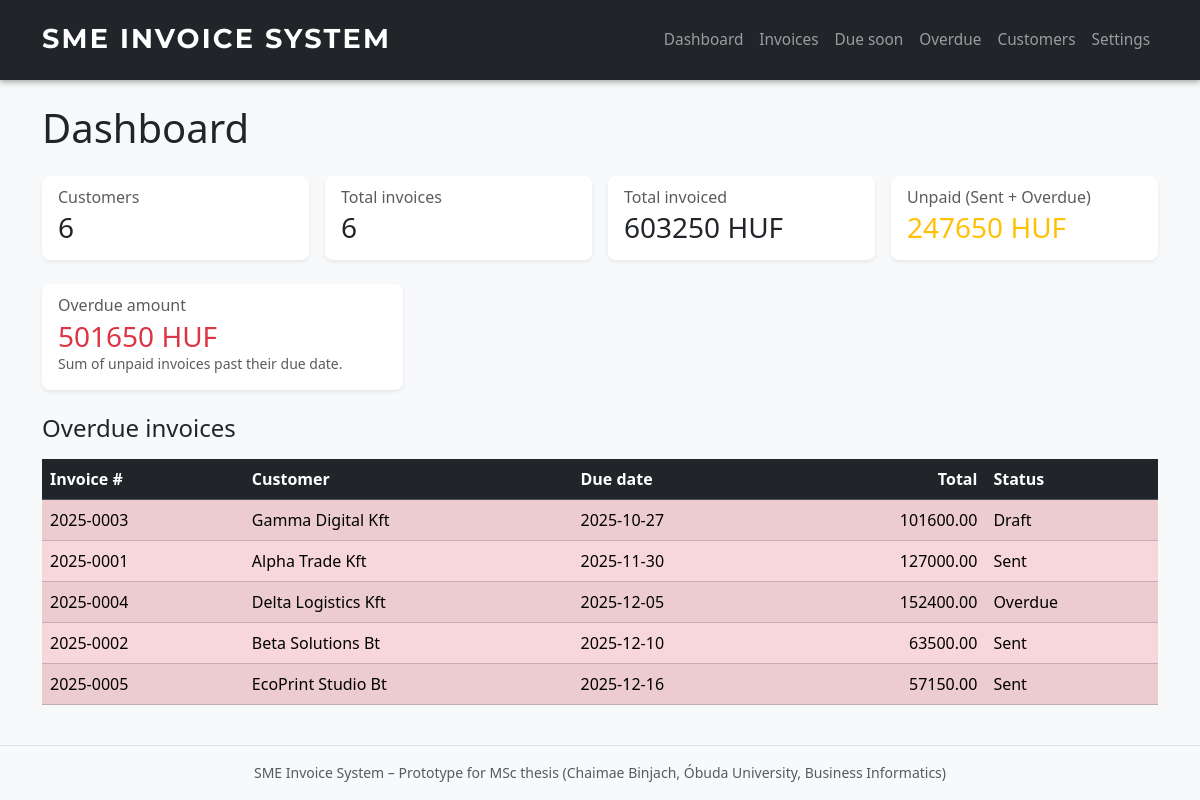
The app's page /dashboard, older data.
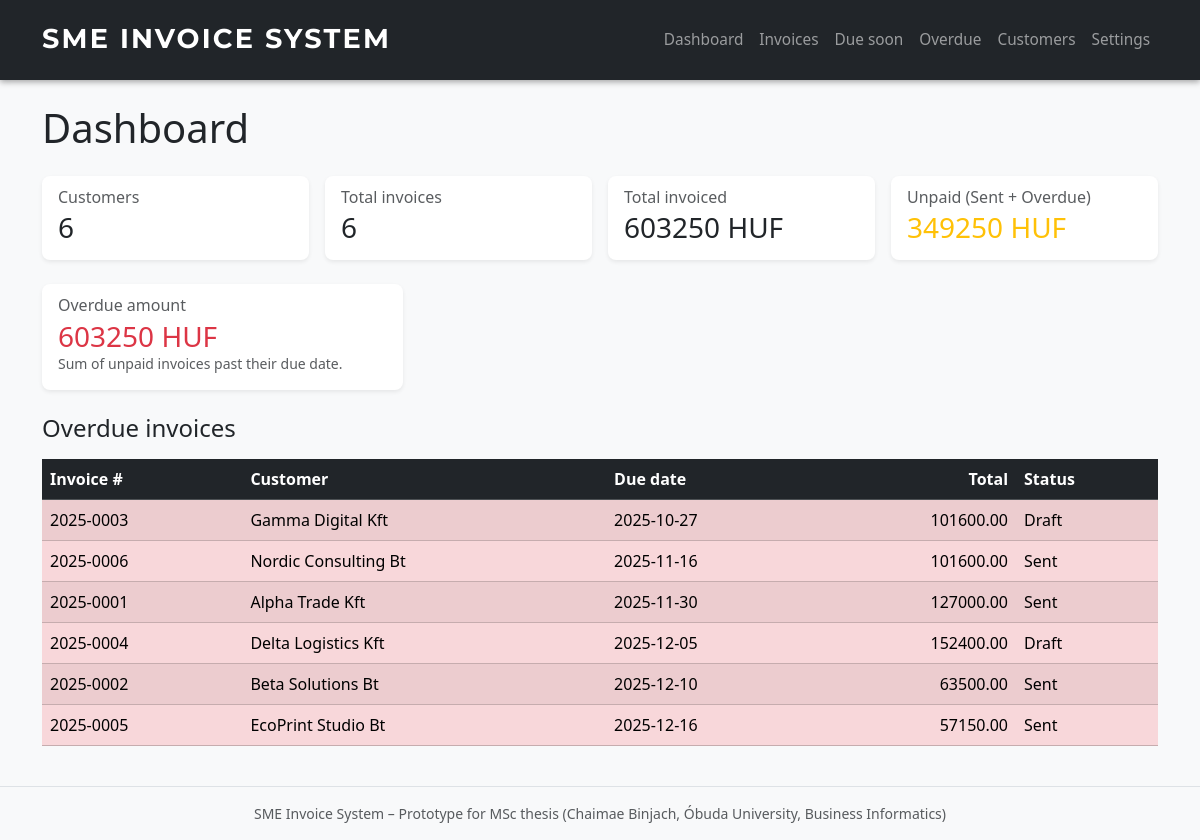
The same page, newer data.
### app.py (models this page shows, shortened)
class Invoice(db.Model):
    __tablename__ = "invoices"
    id = db.Column(db.Integer, primary_key=True)
    invoice_number = db.Column(db.String(50), unique=True, nullable=False)
    customer_id = db.Column(db.Integer, db.ForeignKey("customers.id"), nullable=False)
    customer = db.relationship("Customer", backref=db.backref("invoices", cascade="all, delete-orphan"))
    issue_date = db.Column(db.Date, default=date.today)
    due_date = db.Column(db.Date, nullable=False)
    status = db.Column(db.String(20), default="Draft")  # Draft / Sent / Paid
    subtotal = db.Column(db.Float, nullable=False)
    tax_amount = db.Column(db.Float, nullable=False)
    total_amount = db.Column(db.Float, nullable=False)
    currency = db.Column(db.String(10), default="HUF")
    notes = db.Column(db.Text)
    items = db.relationship("InvoiceItem", backref="invoice", lazy=True, cascade="all, delete-orphan")

class Customer(db.Model):
    __tablename__ = "customers"
    id = db.Column(db.Integer, primary_key=True)
    name = db.Column(db.String(120), nullable=False)
    tax_number = db.Column(db.String(50))
    address = db.Column(db.String(255))
    email = db.Column(db.String(120))
    phone = db.Column(db.String(50))
    payment_terms_days = db.Column(db.Integer, default=30)
    is_active = db.Column(db.Boolean, default=True)

### app.py (the view)
@app.route("/dashboard")
def dashboard():
    today = date.today()
    total_customers = Customer.query.count()
    total_invoices = Invoice.query.count()
    total_amount = db.session.query(db.func.sum(Invoice.total_amount)).scalar() or 0.0
    unpaid_invoices = Invoice.query.filter(Invoice.status.in_(["Sent"])).all()
    total_unpaid = sum(inv.total_amount for inv in unpaid_invoices)
    overdue_invoices = (
        Invoice.query
        .join(Customer)
        .filter(Invoice.status != "Paid")
        .filter(Invoice.due_date < today)
        .order_by(Invoice.due_date.asc())
        .all()
    )
    total_overdue = sum(inv.total_amount for inv in overdue_invoices)
    return render_template(
        "dashboard.html",
        total_customers=total_customers,
        total_invoices=total_invoices,
        total_amount=total_amount,
        total_unpaid=total_unpaid,
        total_overdue=total_overdue,
        overdue_invoices=overdue_invoices,
    )

### templates/dashboard.html (shortened to what this page needs)
{% extends "base.html" %}
{% block content %}
    <h1 class="mb-4">Dashboard</h1>
    <div class="row g-3 mb-4">
        <div class="col-md-3">
            <div class="card shadow-sm border-0">
                <div class="card-body">
                    <h6 class="card-subtitle text-muted mb-1">Customers</h6>
                    <h3 class="card-title mb-0">{{ total_customers }}</h3>
                </div>
            </div>
        </div>
        <div class="col-md-3">
            <div class="card shadow-sm border-0">
                <div class="card-body">
                    <h6 class="card-subtitle text-muted mb-1">Total invoices</h6>
                    <h3 class="card-title mb-0">{{ total_invoices }}</h3>
                </div>
            </div>
        </div>
        <div class="col-md-3">
            <div class="card shadow-sm border-0">
                <div class="card-body">
                    <h6 class="card-subtitle text-muted mb-1">Total invoiced</h6>
                    <h3 class="card-title mb-0">
                        {{ "%.0f"|format(total_amount) }} HUF
                    </h3>
                </div>
            </div>
        </div>
        <div class="col-md-3">
            <div class="card shadow-sm border-0">
                <div class="card-body">
                    <h6 class="card-subtitle text-muted mb-1">Unpaid (Sent + Overdue)</h6>
                    <h3 class="card-title mb-0 text-warning">
                        {{ "%.0f"|format(total_unpaid) }} HUF
                    </h3>
                </div>
            </div>
        </div>
    </div>
    <div class="row g-3 mb-4">
        <div class="col-md-4">
            <div class="card shadow-sm border-0">
                <div class="card-body">
                    <h6 class="card-subtitle text-muted mb-1">Overdue amount</h6>
                    <h3 class="card-title mb-0 text-danger">
                        {{ "%.0f"|format(total_overdue) }} HUF
                    </h3>
                    <p class="small text-muted mb-0">
                        Sum of unpaid invoices past their due date.
                    </p>
                </div>
            </div>
        </div>
    </div>
    <h2 class="h4 mt-4 mb-3">Overdue invoices</h2>
    {% if overdue_invoices %}
        <div class="table-responsive">
            <table class="table table-striped table-hover align-middle">
                <thead class="table-dark">
                    <tr>
                        <th>Invoice #</th>
                        <th>Customer</th>
                        <th>Due date</th>
                        <th class="text-end">Total</th>
                        <th>Status</th>
                    </tr>
                </thead>
                <tbody>
                    {% for inv in overdue_invoices %}
                        <tr class="table-danger">
                            <td>{{ inv.invoice_number }}</td>
                            <td>{{ inv.customer.name }}</td>
                            <td>{{ inv.due_date }}</td>
                            <td class="text-end">{{ "%.2f"|format(inv.total_amount) }}</td>
                            <td>{{ inv.status }}</td>
                        </tr>
                    {% endfor %}
                </tbody>
            </table>
        </div>
    {% else %}
        <div class="alert alert-success">
            🎉 No overdue invoices at the moment.
        </div>
    {% endif %}
{% endblock %}

Row changes from the older to the newer data that the page shows:
now on this page (row edited): Invoice: invoice_number "2025-0006", customer.name "Nordic Consulting Bt", due_date "2025-11-16", total_amount "101600.00", status "Sent"
changed Invoice "Delta Logistics Kft": status "Overdue" → "Draft"
Text that changed along with them:
{{ "%.0f"|format(total_unpaid) }}: "247650" → "349250"
{{ "%.0f"|format(total_overdue) }}: "501650" → "603250"
